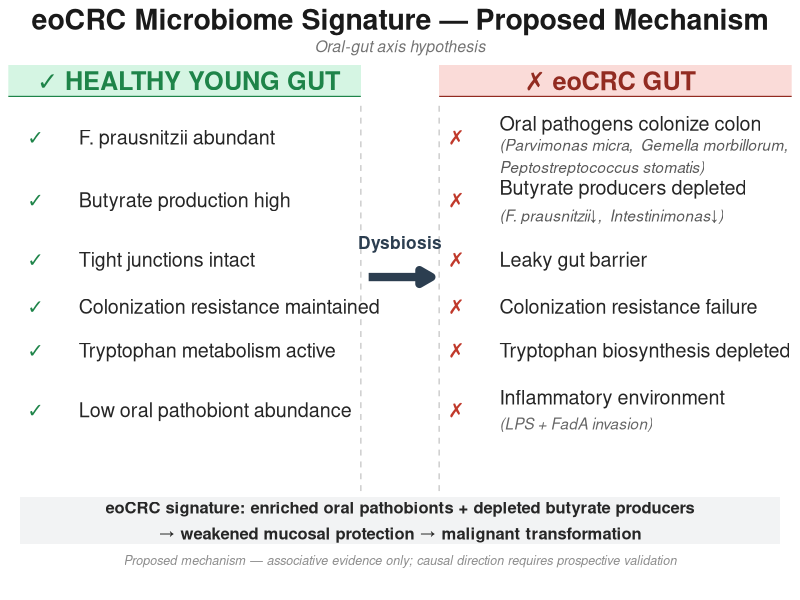
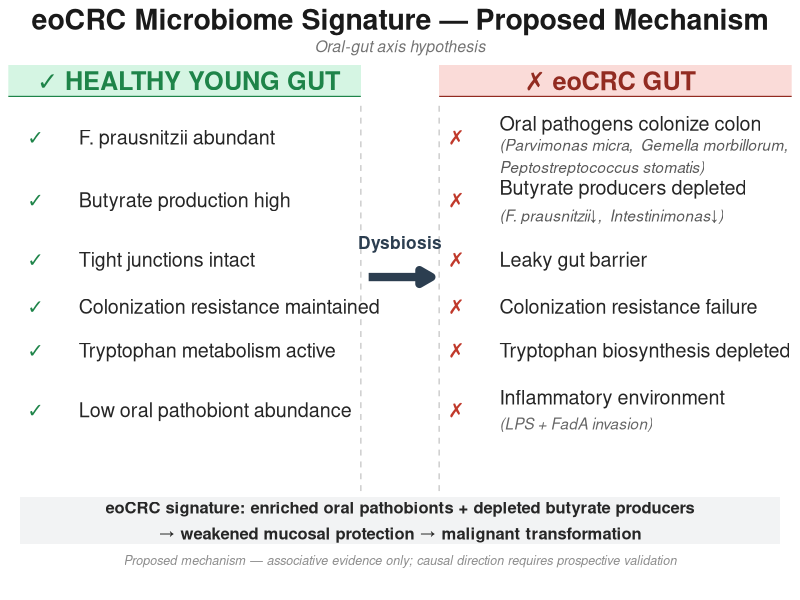

Write R code to recreate these figures, in order.
#!/usr/bin/env Rscript
# Figure 7 — Biological narrative: clean two-column text comparison

suppressPackageStartupMessages({ library(ggplot2) })

if (basename(getwd()) == "scripts") setwd("..")
dir.create("figures", showWarnings = FALSE)

# ── Size constants (ggplot2 annotate: 1 pt ≈ 1/2.845 size units) ─────────────
SZ_TITLE   <- 7.2   # ≈20 pt
SZ_HEADER  <- 6.4   # ≈18 pt
SZ_ITEM    <- 5.0   # ≈14 pt
SZ_SUB     <- 3.9   # ≈11 pt  (parenthetical sub-labels)
SZ_SUMMARY <- 4.2   # ≈12 pt
SZ_CAPTION <- 3.2   # ≈ 9 pt

# ── Colour scheme ─────────────────────────────────────────────────────────────
GRN_HD  <- "#1E8449"   # header text green
GRN_BG  <- "#D5F5E3"   # header rect green
GRN_CHK <- "#1E8449"   # checkmark colour
RED_HD  <- "#922B21"   # header text red
RED_BG  <- "#FADBD8"   # header rect red
RED_X   <- "#C0392B"   # ✗ colour
ARROW_C <- "#2C3E50"   # centre arrow
BOX_BG  <- "#F2F3F4"   # summary box background

# ── Coordinate space: x 0-10, y 0-10 ─────────────────────────────────────────
# Left col x: 0.15 – 4.50  |  Centre: 4.50 – 5.50  |  Right col: 5.50 – 9.85
L_MARK  <- 0.35   # x of ✓ / ✗ marks
L_TEXT  <- 0.90   # x of left item text (hjust=0)
R_MARK  <- 5.72   # x of ✗ marks (right column)
R_TEXT  <- 6.27   # x of right item text (hjust=0)
CTR     <- 5.00   # centre of arrow
L_HEAD  <- 2.30   # centre of left header
R_HEAD  <- 7.68   # centre of right header

# Item y positions — right column has multi-line items so needs more spacing
# 6 items each side; usable y: 8.35 (below header) down to 2.30 (above summary)
# right col item centres (allow extra gap for multi-line items)
R_Y <- c(7.90, 6.90, 5.95, 5.20, 4.50, 3.55)
# left col items align to same rows
L_Y <- R_Y

# Arrow placed at vertical midpoint of item range
ARR_Y <- mean(R_Y)   # ≈5.92

fig7 <- ggplot() +

  # ── Title & subtitle ─────────────────────────────────────────────────────────
  annotate("text", x=CTR, y=9.78,
           label="eoCRC Microbiome Signature \u2014 Proposed Mechanism",
           size=SZ_TITLE, fontface="bold", color="grey10", hjust=0.5) +
  annotate("text", x=CTR, y=9.35,
           label="Oral-gut axis hypothesis",
           size=SZ_CAPTION+0.8, color="grey45", hjust=0.5, fontface="italic") +

  # ── Vertical separator lines — drawn FIRST so header rects cover them ─────────
  # Stop at y=8.45 (below header bottom at 8.55) to avoid cutting header visually
  annotate("segment", x=4.50, xend=4.50, y=2.25, yend=8.45,
           color="grey80", linewidth=0.5, linetype="dashed") +
  annotate("segment", x=5.50, xend=5.50, y=2.25, yend=8.45,
           color="grey80", linewidth=0.5, linetype="dashed") +

  # ── Column header backgrounds ─────────────────────────────────────────────────
  # Green extends from x=0 (full left edge) to x=4.50 (at separator)
  annotate("rect", xmin=0.00, xmax=4.50, ymin=8.55, ymax=9.05,
           fill=GRN_BG, color=NA) +
  annotate("rect", xmin=5.50, xmax=10.00, ymin=8.55, ymax=9.05,
           fill=RED_BG, color=NA) +

  # ── Column headers ────────────────────────────────────────────────────────────
  annotate("text", x=L_HEAD, y=8.80,
           label="\u2713 HEALTHY YOUNG GUT",
           size=SZ_HEADER, fontface="bold", color=GRN_HD, hjust=0.5) +
  annotate("text", x=R_HEAD, y=8.80,
           label="\u2717 eoCRC GUT",
           size=SZ_HEADER, fontface="bold", color=RED_HD, hjust=0.5) +

  # ── Thin divider lines under headers (full column width) ─────────────────────
  annotate("segment", x=0.00, xend=4.50, y=8.55, yend=8.55,
           color=GRN_HD, linewidth=0.4) +
  annotate("segment", x=5.50, xend=10.00, y=8.55, yend=8.55,
           color=RED_HD, linewidth=0.4) +

  # ════════════════════════════════════════════════════════════════════════════
  # LEFT COLUMN — Healthy items
  # ════════════════════════════════════════════════════════════════════════════

  # Item 1 — species name italic, descriptor normal
  annotate("text", x=L_MARK, y=L_Y[1], label="\u2713",
           size=SZ_ITEM, color=GRN_CHK, hjust=0.5, fontface="bold") +
  annotate("text", x=L_TEXT, y=L_Y[1],
           label="F. prausnitzii abundant",
           size=SZ_ITEM, color="grey15", hjust=0) +

  # Item 2
  annotate("text", x=L_MARK, y=L_Y[2], label="\u2713",
           size=SZ_ITEM, color=GRN_CHK, hjust=0.5, fontface="bold") +
  annotate("text", x=L_TEXT, y=L_Y[2],
           label="Butyrate production high",
           size=SZ_ITEM, color="grey15", hjust=0) +

  # Item 3
  annotate("text", x=L_MARK, y=L_Y[3], label="\u2713",
           size=SZ_ITEM, color=GRN_CHK, hjust=0.5, fontface="bold") +
  annotate("text", x=L_TEXT, y=L_Y[3],
           label="Tight junctions intact",
           size=SZ_ITEM, color="grey15", hjust=0) +

  # Item 4
  annotate("text", x=L_MARK, y=L_Y[4], label="\u2713",
           size=SZ_ITEM, color=GRN_CHK, hjust=0.5, fontface="bold") +
  annotate("text", x=L_TEXT, y=L_Y[4],
           label="Colonization resistance maintained",
           size=SZ_ITEM, color="grey15", hjust=0) +

  # Item 5
  annotate("text", x=L_MARK, y=L_Y[5], label="\u2713",
           size=SZ_ITEM, color=GRN_CHK, hjust=0.5, fontface="bold") +
  annotate("text", x=L_TEXT, y=L_Y[5],
           label="Tryptophan metabolism active",
           size=SZ_ITEM, color="grey15", hjust=0) +

  # Item 6
  annotate("text", x=L_MARK, y=L_Y[6], label="\u2713",
           size=SZ_ITEM, color=GRN_CHK, hjust=0.5, fontface="bold") +
  annotate("text", x=L_TEXT, y=L_Y[6],
           label="Low oral pathobiont abundance",
           size=SZ_ITEM, color="grey15", hjust=0) +

  # ════════════════════════════════════════════════════════════════════════════
  # RIGHT COLUMN — eoCRC items
  # ════════════════════════════════════════════════════════════════════════════

  # Item 1 (multi-line: main + parenthetical species)
  annotate("text", x=R_MARK, y=R_Y[1], label="\u2717",
           size=SZ_ITEM, color=RED_X, hjust=0.5, fontface="bold") +
  annotate("text", x=R_TEXT, y=R_Y[1]+0.22,
           label="Oral pathogens colonize colon",
           size=SZ_ITEM, color="grey15", hjust=0) +
  annotate("text", x=R_TEXT, y=R_Y[1]-0.30,
           label="(Parvimonas micra,  Gemella morbillorum,\nPeptostreptococcus stomatis)",
           size=SZ_SUB, color="grey35", hjust=0, fontface="italic") +

  # Item 2 (multi-line: main + species)
  annotate("text", x=R_MARK, y=R_Y[2], label="\u2717",
           size=SZ_ITEM, color=RED_X, hjust=0.5, fontface="bold") +
  annotate("text", x=R_TEXT, y=R_Y[2]+0.20,
           label="Butyrate producers depleted",
           size=SZ_ITEM, color="grey15", hjust=0) +
  annotate("text", x=R_TEXT, y=R_Y[2]-0.25,
           label="(F. prausnitzii\u2193,  Intestinimonas\u2193)",
           size=SZ_SUB, color="grey35", hjust=0, fontface="italic") +

  # Item 3
  annotate("text", x=R_MARK, y=R_Y[3], label="\u2717",
           size=SZ_ITEM, color=RED_X, hjust=0.5, fontface="bold") +
  annotate("text", x=R_TEXT, y=R_Y[3],
           label="Leaky gut barrier",
           size=SZ_ITEM, color="grey15", hjust=0) +

  # Item 4
  annotate("text", x=R_MARK, y=R_Y[4], label="\u2717",
           size=SZ_ITEM, color=RED_X, hjust=0.5, fontface="bold") +
  annotate("text", x=R_TEXT, y=R_Y[4],
           label="Colonization resistance failure",
           size=SZ_ITEM, color="grey15", hjust=0) +

  # Item 5
  annotate("text", x=R_MARK, y=R_Y[5], label="\u2717",
           size=SZ_ITEM, color=RED_X, hjust=0.5, fontface="bold") +
  annotate("text", x=R_TEXT, y=R_Y[5],
           label="Tryptophan biosynthesis depleted",
           size=SZ_ITEM, color="grey15", hjust=0) +

  # Item 6 (multi-line)
  annotate("text", x=R_MARK, y=R_Y[6], label="\u2717",
           size=SZ_ITEM, color=RED_X, hjust=0.5, fontface="bold") +
  annotate("text", x=R_TEXT, y=R_Y[6]+0.20,
           label="Inflammatory environment",
           size=SZ_ITEM, color="grey15", hjust=0) +
  annotate("text", x=R_TEXT, y=R_Y[6]-0.22,
           label="(LPS + FadA invasion)",
           size=SZ_SUB, color="grey40", hjust=0, fontface="italic") +

  # ── Centre dysbiosis arrow ────────────────────────────────────────────────────
  annotate("segment",
           x=4.60, xend=5.40, y=ARR_Y, yend=ARR_Y,
           arrow=arrow(length=unit(0.35,"cm"), type="closed"),
           linewidth=2.8, color=ARROW_C) +
  annotate("text", x=CTR, y=ARR_Y+0.55,
           label="Dysbiosis", size=4.4, fontface="bold", color=ARROW_C, hjust=0.5) +

  # ── Summary box ───────────────────────────────────────────────────────────────
  annotate("rect", xmin=0.15, xmax=9.85, ymin=1.40, ymax=2.15,
           fill=BOX_BG, color=NA) +
  annotate("text", x=CTR, y=1.78,
           label=paste0("eoCRC signature: enriched oral pathobionts + depleted butyrate producers\n",
                        "\u2192 weakened mucosal protection \u2192 malignant transformation"),
           size=SZ_SUMMARY, fontface="bold", color="grey15", hjust=0.5, lineheight=1.3) +

  # ── Caption ───────────────────────────────────────────────────────────────────
  annotate("text", x=CTR, y=1.15,
           label=paste0("Proposed mechanism \u2014 associative evidence only;",
                        " causal direction requires prospective validation"),
           size=SZ_CAPTION, color="grey55", hjust=0.5, fontface="italic") +

  # ── Coordinate / theme ───────────────────────────────────────────────────────
  coord_cartesian(xlim=c(0,10), ylim=c(0.6, 10), expand=FALSE) +
  labs(title=NULL) +
  theme_void() +
  theme(plot.background = element_rect(fill="white", color=NA),
        plot.margin     = margin(4, 6, 4, 6))

ggsave("figures/fig7_biological_narrative.png", fig7,
       width=12, height=7, dpi=300, bg="white")
ggsave("figures/fig7_biological_narrative.pdf", fig7,
       width=12, height=7, device=cairo_pdf)
cat("Saved: figures/fig7_biological_narrative.png + .pdf\n")
cat("Done.\n")
